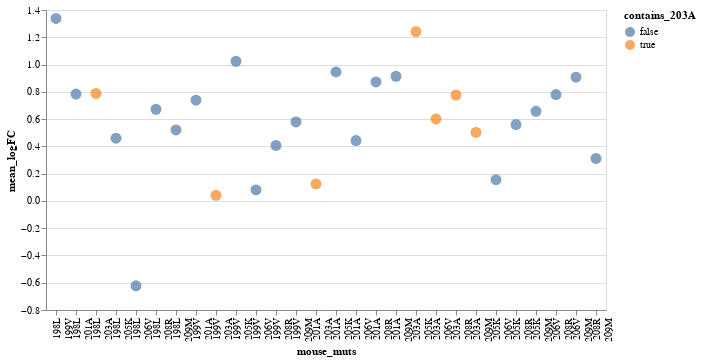

Notebook cell for this chart:
### Code cell
chart = alt.Chart(merged_df.query('count_mouse_muts == 2')).mark_circle(size=120).encode(
    x='mouse_muts',
    y='mean_logFC',
    color='contains_203A',
    tooltip=['prot_seq', 'mouse_muts', 'mean_logFC']
).interactive()

chart

### Figure 1 — Vega-Lite specification as saved in the notebook (floating-point values rounded to 4 significant figures)
{"config": {"view": {"continuousWidth": 300, "continuousHeight": 300}}, "data": {"name": "data-31c2bad4b8d64e304cd0ab152736b09c"}, "mark": {"type": "circle", "size": 120}, "encoding": {"color": {"field": "contains_203A", "type": "nominal"}, "tooltip": [{"field": "prot_seq", "type": "nominal"}, {"field": "mouse_muts", "type": "nominal"}, {"field": "mean_logFC", "type": "quantitative"}], "x": {"field": "mouse_muts", "type": "nominal"}, "y": {"field": "mean_logFC", "type": "quantitative"}}, "params": [{"name": "param_13", "select": {"type": "interval", "encodings": ["x", "y"]}, "bind": "scales"}], "$schema": "https://vega.github.io/schema/vega-lite/v5.16.3.json", "datasets": {"data-31c2bad4b8d64e304cd0ab152736b09c": [{"nc_seq": "ATCCTACAGGAGACTGCTAATGAGGTAGACAAGAGG", "count_2x_lib1": 411, "count_4xplus_lib1": 404, "FC_lib1": 0.983, "logFC_lib1": -0.01718, "count_2x_lib2": 318, "count_4xplus_lib2": 1077, "FC_lib2": 3.387, "logFC_lib2": 1.22, "mean_FC": 2.185, "mean_logFC": 0.6014, "prot_seq": "ILQETANEVDKR", "human_prot_seq": "ILQETLNELDKR", "resi_prot_seq": ["198I", "199L", "200Q", "201E", "202T", "203A", "204N", "205E", "206V", "207D", "208K", "209R"], "mouse_muts": ["203A", "206V"], "count_mouse_muts": 2, "contains_198L": false, "contains_199V": false, "contains_201A": false, "contains_203A": true, "contains_205K": false, "contains_206V": true, "contains_208R": false, "contains_209M": false, "std": 0.8747}, {"nc_seq": "ATCGTTCAGGAGACTCTGAATGAGCTTGACAAGATG", "count_2x_lib1": 809, "count_4xplus_lib1": 855, "FC_lib1": 1.057, "logFC_lib1": 0.0553, "count_2x_lib2": 516, "count_4xplus_lib2": 1554, "FC_lib2": 3.012, "logFC_lib2": 1.102, "mean_FC": 2.034, "mean_logFC": 0.5789, "prot_seq": "IVQETLNELDKM", "human_prot_seq": "ILQETLNELDKR", "resi_prot_seq": ["198I", "199V", "200Q", "201E", "202T", "203L", "204N", "205E", "206L", "207D", "208K", "209M"], "mouse_muts": ["199V", "209M"], "count_mouse_muts": 2, "contains_198L": false, "contains_199V": true, "contains_201A": false, "contains_203A": false, "contains_205K": false, "contains_206V": false, "contains_208R": false, "contains_209M": true, "std": 0.7405}, {"nc_seq": "CTACTACAGGCAACTCTGAATGAGCTTGACAAGAGG", "count_2x_lib1": 1057, "count_4xplus_lib1": 1794, "FC_lib1": 1.697, "logFC_lib1": 0.529, "count_2x_lib2": 674, "count_4xplus_lib2": 1903, "FC_lib2": 2.823, "logFC_lib2": 1.038, "mean_FC": 2.26, "mean_logFC": 0.7835, "prot_seq": "LLQATLNELDKR", "human_prot_seq": "ILQETLNELDKR", "resi_prot_seq": ["198L", "199L", "200Q", "201A", "202T", "203L", "204N", "205E", "206L", "207D", "208K", "209R"], "mouse_muts": ["198L", "201A"], "count_mouse_muts": 2, "contains_198L": true, "contains_199V": false, "contains_201A": true, "contains_203A": false, "contains_205K": false, "contains_206V": false, "contains_208R": false, "contains_209M": false, "std": 0.3599}, {"nc_seq": "ATCCTACAGGAGACTGCTAATGAGCTTGACAAGATG", "count_2x_lib1": 450, "count_4xplus_lib1": 467, "FC_lib1": 1.038, "logFC_lib1": 0.03708, "count_2x_lib2": 277, "count_4xplus_lib2": 729, "FC_lib2": 2.632, "logFC_lib2": 0.9677, "mean_FC": 1.835, "mean_logFC": 0.5024, "prot_seq": "ILQETANELDKM", "human_prot_seq": "ILQETLNELDKR", "resi_prot_seq": ["198I", "199L", "200Q", "201E", "202T", "203A", "204N", "205E", "206L", "207D", "208K", "209M"], "mouse_muts": ["203A", "209M"], "count_mouse_muts": 2, "contains_198L": false, "contains_199V": false, "contains_201A": false, "contains_203A": true, "contains_205K": false, "contains_206V": false, "contains_208R": false, "contains_209M": true, "std": 0.658}, {"nc_seq": "CTACTACAGGAGACTCTGAATGAGCTTGACAAGATG", "count_2x_lib1": 520, "count_4xplus_lib1": 958, "FC_lib1": 1.842, "logFC_lib1": 0.611, "count_2x_lib2": 516, "count_4xplus_lib2": 793, "FC_lib2": 1.537, "logFC_lib2": 0.4297, "mean_FC": 1.69, "mean_logFC": 0.5204, "prot_seq": "LLQETLNELDKM", "human_prot_seq": "ILQETLNELDKR", "resi_prot_seq": ["198L", "199L", "200Q", "201E", "202T", "203L", "204N", "205E", "206L", "207D", "208K", "209M"], "mouse_muts": ["198L", "209M"], "count_mouse_muts": 2, "contains_198L": true, "contains_199V": false, "contains_201A": false, "contains_203A": false, "contains_205K": false, "contains_206V": false, "contains_208R": false, "contains_209M": true, "std": 0.1282}, {"nc_seq": "ATCCTACAGGCAACTGCTAATGAGCTTGACAAGAGG", "count_2x_lib1": 704, "count_4xplus_lib1": 548, "FC_lib1": 0.7784, "logFC_lib1": -0.2505, "count_2x_lib2": 474, "count_4xplus_lib2": 782, "FC_lib2": 1.65, "logFC_lib2": 0.5006, "mean_FC": 1.214, "mean_logFC": 0.1251, "prot_seq": "ILQATANELDKR", "human_prot_seq": "ILQETLNELDKR", "resi_prot_seq": ["198I", "199L", "200Q", "201A", "202T", "203A", "204N", "205E", "206L", "207D", "208K", "209R"], "mouse_muts": ["201A", "203A"], "count_mouse_muts": 2, "contains_198L": false, "contains_199V": false, "contains_201A": true, "contains_203A": true, "contains_205K": false, "contains_206V": false, "contains_208R": false, "contains_209M": false, "std": 0.5311}, {"nc_seq": "CTAGTTCAGGAGACTCTGAATGAGCTTGACAAGAGG", "count_2x_lib1": 590, "count_4xplus_lib1": 1801, "FC_lib1": 3.053, "logFC_lib1": 1.116, "count_2x_lib2": 340, "count_4xplus_lib2": 1619, "FC_lib2": 4.762, "logFC_lib2": 1.561, "mean_FC": 3.907, "mean_logFC": 1.338, "prot_seq": "LVQETLNELDKR", "human_prot_seq": "ILQETLNELDKR", "resi_prot_seq": ["198L", "199V", "200Q", "201E", "202T", "203L", "204N", "205E", "206L", "207D", "208K", "209R"], "mouse_muts": ["198L", "199V"], "count_mouse_muts": 2, "contains_198L": true, "contains_199V": true, "contains_201A": false, "contains_203A": false, "contains_205K": false, "contains_206V": false, "contains_208R": false, "contains_209M": false, "std": 0.3144}, {"nc_seq": "ATCCTACAGGAGACTCTGAATGAGGTAGACAAGATG", "count_2x_lib1": 550, "count_4xplus_lib1": 642, "FC_lib1": 1.167, "logFC_lib1": 0.1547, "count_2x_lib2": 307, "count_4xplus_lib2": 1615, "FC_lib2": 5.261, "logFC_lib2": 1.66, "mean_FC": 3.214, "mean_logFC": 0.9075, "prot_seq": "ILQETLNEVDKM", "human_prot_seq": "ILQETLNELDKR", "resi_prot_seq": ["198I", "199L", "200Q", "201E", "202T", "203L", "204N", "205E", "206V", "207D", "208K", "209M"], "mouse_muts": ["206V", "209M"], "count_mouse_muts": 2, "contains_198L": false, "contains_199V": false, "contains_201A": false, "contains_203A": false, "contains_205K": false, "contains_206V": true, "contains_208R": false, "contains_209M": true, "std": 1.065}, {"nc_seq": "ATCGTTCAGGAGACTGCTAATGAGCTTGACAAGAGG", "count_2x_lib1": 798, "count_4xplus_lib1": 1020, "FC_lib1": 1.278, "logFC_lib1": 0.2454, "count_2x_lib2": 1342, "count_4xplus_lib2": 1140, "FC_lib2": 0.8495, "logFC_lib2": -0.1631, "mean_FC": 1.064, "mean_logFC": 0.04116, "prot_seq": "IVQETANELDKR", "human_prot_seq": "ILQETLNELDKR", "resi_prot_seq": ["198I", "199V", "200Q", "201E", "202T", "203A", "204N", "205E", "206L", "207D", "208K", "209R"], "mouse_muts": ["199V", "203A"], "count_mouse_muts": 2, "contains_198L": false, "contains_199V": true, "contains_201A": false, "contains_203A": true, "contains_205K": false, "contains_206V": false, "contains_208R": false, "contains_209M": false, "std": 0.2889}, {"nc_seq": "ATCGTTCAGGCAACTCTGAATGAGCTTGACAAGAGG", "count_2x_lib1": 689, "count_4xplus_lib1": 771, "FC_lib1": 1.119, "logFC_lib1": 0.1124, "count_2x_lib2": 273, "count_4xplus_lib2": 1069, "FC_lib2": 3.916, "logFC_lib2": 1.365, "mean_FC": 2.517, "mean_logFC": 0.7387, "prot_seq": "IVQATLNELDKR", "human_prot_seq": "ILQETLNELDKR", "resi_prot_seq": ["198I", "199V", "200Q", "201A", "202T", "203L", "204N", "205E", "206L", "207D", "208K", "209R"], "mouse_muts": ["199V", "201A"], "count_mouse_muts": 2, "contains_198L": false, "contains_199V": true, "contains_201A": true, "contains_203A": false, "contains_205K": false, "contains_206V": false, "contains_208R": false, "contains_209M": false, "std": 0.8857}, {"nc_seq": "ATCCTACAGGAGACTCTGAATAAGCTTGACAGAAGG", "count_2x_lib1": 489, "count_4xplus_lib1": 902, "FC_lib1": 1.845, "logFC_lib1": 0.6123, "count_2x_lib2": 260, "count_4xplus_lib2": 432, "FC_lib2": 1.662, "logFC_lib2": 0.5077, "mean_FC": 1.753, "mean_logFC": 0.56, "prot_seq": "ILQETLNKLDRR", "human_prot_seq": "ILQETLNELDKR", "resi_prot_seq": ["198I", "199L", "200Q", "201E", "202T", "203L", "204N", "205K", "206L", "207D", "208R", "209R"], "mouse_muts": ["205K", "208R"], "count_mouse_muts": 2, "contains_198L": false, "contains_199V": false, "contains_201A": false, "contains_203A": false, "contains_205K": true, "contains_206V": false, "contains_208R": true, "contains_209M": false, "std": 0.0739}, {"nc_seq": "ATCCTACAGGCAACTCTGAATAAGCTTGACAAGAGG", "count_2x_lib1": 372, "count_4xplus_lib1": 601, "FC_lib1": 1.616, "logFC_lib1": 0.4797, "count_2x_lib2": 216, "count_4xplus_lib2": 887, "FC_lib2": 4.106, "logFC_lib2": 1.413, "mean_FC": 2.861, "mean_logFC": 0.9461, "prot_seq": "ILQATLNKLDKR", "human_prot_seq": "ILQETLNELDKR", "resi_prot_seq": ["198I", "199L", "200Q", "201A", "202T", "203L", "204N", "205K", "206L", "207D", "208K", "209R"], "mouse_muts": ["201A", "205K"], "count_mouse_muts": 2, "contains_198L": false, "contains_199V": false, "contains_201A": true, "contains_203A": false, "contains_205K": true, "contains_206V": false, "contains_208R": false, "contains_209M": false, "std": 0.6596}, {"nc_seq": "ATCCTACAGGCAACTCTGAATGAGCTTGACAGAAGG", "count_2x_lib1": 814, "count_4xplus_lib1": 1574, "FC_lib1": 1.934, "logFC_lib1": 0.6594, "count_2x_lib2": 795, "count_4xplus_lib2": 2353, "FC_lib2": 2.96, "logFC_lib2": 1.085, "mean_FC": 2.447, "mean_logFC": 0.8723, "prot_seq": "ILQATLNELDRR", "human_prot_seq": "ILQETLNELDKR", "resi_prot_seq": ["198I", "199L", "200Q", "201A", "202T", "203L", "204N", "205E", "206L", "207D", "208R", "209R"], "mouse_muts": ["201A", "208R"], "count_mouse_muts": 2, "contains_198L": false, "contains_199V": false, "contains_201A": true, "contains_203A": false, "contains_205K": false, "contains_206V": false, "contains_208R": true, "contains_209M": false, "std": 0.301}, {"nc_seq": "CTACTACAGGAGACTGCTAATGAGCTTGACAAGAGG", "count_2x_lib1": 683, "count_4xplus_lib1": 1050, "FC_lib1": 1.537, "logFC_lib1": 0.4301, "count_2x_lib2": 878, "count_4xplus_lib2": 2761, "FC_lib2": 3.145, "logFC_lib2": 1.146, "mean_FC": 2.341, "mean_logFC": 0.7879, "prot_seq": "LLQETANELDKR", "human_prot_seq": "ILQETLNELDKR", "resi_prot_seq": ["198L", "199L", "200Q", "201E", "202T", "203A", "204N", "205E", "206L", "207D", "208K", "209R"], "mouse_muts": ["198L", "203A"], "count_mouse_muts": 2, "contains_198L": true, "contains_199V": false, "contains_201A": false, "contains_203A": true, "contains_205K": false, "contains_206V": false, "contains_208R": false, "contains_209M": false, "std": 0.506}, {"nc_seq": "ATCCTACAGGAGACTGCTAATGAGCTTGACAGAAGG", "count_2x_lib1": 463, "count_4xplus_lib1": 847, "FC_lib1": 1.829, "logFC_lib1": 0.604, "count_2x_lib2": 330, "count_4xplus_lib2": 852, "FC_lib2": 2.582, "logFC_lib2": 0.9485, "mean_FC": 2.206, "mean_logFC": 0.7762, "prot_seq": "ILQETANELDRR", "human_prot_seq": "ILQETLNELDKR", "resi_prot_seq": ["198I", "199L", "200Q", "201E", "202T", "203A", "204N", "205E", "206L", "207D", "208R", "209R"], "mouse_muts": ["203A", "208R"], "count_mouse_muts": 2, "contains_198L": false, "contains_199V": false, "contains_201A": false, "contains_203A": true, "contains_205K": false, "contains_206V": false, "contains_208R": true, "contains_209M": false, "std": 0.2436}, {"nc_seq": "ATCCTACAGGAGACTGCTAATAAGCTTGACAAGAGG", "count_2x_lib1": 461, "count_4xplus_lib1": 734, "FC_lib1": 1.592, "logFC_lib1": 0.4651, "count_2x_lib2": 304, "count_4xplus_lib2": 2290, "FC_lib2": 7.533, "logFC_lib2": 2.019, "mean_FC": 4.563, "mean_logFC": 1.242, "prot_seq": "ILQETANKLDKR", "human_prot_seq": "ILQETLNELDKR", "resi_prot_seq": ["198I", "199L", "200Q", "201E", "202T", "203A", "204N", "205K", "206L", "207D", "208K", "209R"], "mouse_muts": ["203A", "205K"], "count_mouse_muts": 2, "contains_198L": false, "contains_199V": false, "contains_201A": false, "contains_203A": true, "contains_205K": true, "contains_206V": false, "contains_208R": false, "contains_209M": false, "std": 1.099}, {"nc_seq": "ATCCTACAGGCAACTCTGAATGAGGTAGACAAGAGG", "count_2x_lib1": 632, "count_4xplus_lib1": 983, "FC_lib1": 1.555, "logFC_lib1": 0.4417, "count_2x_lib2": 499, "count_4xplus_lib2": 777, "FC_lib2": 1.557, "logFC_lib2": 0.4428, "mean_FC": 1.556, "mean_logFC": 0.4423, "prot_seq": "ILQATLNEVDKR", "human_prot_seq": "ILQETLNELDKR", "resi_prot_seq": ["198I", "199L", "200Q", "201A", "202T", "203L", "204N", "205E", "206V", "207D", "208K", "209R"], "mouse_muts": ["201A", "206V"], "count_mouse_muts": 2, "contains_198L": false, "contains_199V": false, "contains_201A": true, "contains_203A": false, "contains_205K": false, "contains_206V": true, "contains_208R": false, "contains_209M": false, "std": 0.0007881}, {"nc_seq": "ATCGTTCAGGAGACTCTGAATGAGCTTGACAGAAGG", "count_2x_lib1": 832, "count_4xplus_lib1": 1192, "FC_lib1": 1.433, "logFC_lib1": 0.3596, "count_2x_lib2": 512, "count_4xplus_lib2": 806, "FC_lib2": 1.574, "logFC_lib2": 0.4538, "mean_FC": 1.503, "mean_logFC": 0.4067, "prot_seq": "IVQETLNELDRR", "human_prot_seq": "ILQETLNELDKR", "resi_prot_seq": ["198I", "199V", "200Q", "201E", "202T", "203L", "204N", "205E", "206L", "207D", "208R", "209R"], "mouse_muts": ["199V", "208R"], "count_mouse_muts": 2, "contains_198L": false, "contains_199V": true, "contains_201A": false, "contains_203A": false, "contains_205K": false, "contains_206V": false, "contains_208R": true, "contains_209M": false, "std": 0.06661}, {"nc_seq": "ATCCTACAGGAGACTCTGAATAAGGTAGACAAGAGG", "count_2x_lib1": 329, "count_4xplus_lib1": 263, "FC_lib1": 0.7994, "logFC_lib1": -0.2239, "count_2x_lib2": 247, "count_4xplus_lib2": 422, "FC_lib2": 1.709, "logFC_lib2": 0.5356, "mean_FC": 1.254, "mean_logFC": 0.1559, "prot_seq": "ILQETLNKVDKR", "human_prot_seq": "ILQETLNELDKR", "resi_prot_seq": ["198I", "199L", "200Q", "201E", "202T", "203L", "204N", "205K", "206V", "207D", "208K", "209R"], "mouse_muts": ["205K", "206V"], "count_mouse_muts": 2, "contains_198L": false, "contains_199V": false, "contains_201A": false, "contains_203A": false, "contains_205K": true, "contains_206V": true, "contains_208R": false, "contains_209M": false, "std": 0.5371}, {"nc_seq": "CTACTACAGGAGACTCTGAATAAGCTTGACAAGAGG", "count_2x_lib1": 564, "count_4xplus_lib1": 593, "FC_lib1": 1.051, "logFC_lib1": 0.05014, "count_2x_lib2": 377, "count_4xplus_lib2": 899, "FC_lib2": 2.385, "logFC_lib2": 0.869, "mean_FC": 1.718, "mean_logFC": 0.4596, "prot_seq": "LLQETLNKLDKR", "human_prot_seq": "ILQETLNELDKR", "resi_prot_seq": ["198L", "199L", "200Q", "201E", "202T", "203L", "204N", "205K", "206L", "207D", "208K", "209R"], "mouse_muts": ["198L", "205K"], "count_mouse_muts": 2, "contains_198L": true, "contains_199V": false, "contains_201A": false, "contains_203A": false, "contains_205K": true, "contains_206V": false, "contains_208R": false, "contains_209M": false, "std": 0.579}, {"nc_seq": "ATCGTTCAGGAGACTCTGAATAAGCTTGACAAGAGG", "count_2x_lib1": 531, "count_4xplus_lib1": 1058, "FC_lib1": 1.992, "logFC_lib1": 0.6894, "count_2x_lib2": 283, "count_4xplus_lib2": 1101, "FC_lib2": 3.89, "logFC_lib2": 1.359, "mean_FC": 2.941, "mean_logFC": 1.024, "prot_seq": "IVQETLNKLDKR", "human_prot_seq": "ILQETLNELDKR", "resi_prot_seq": ["198I", "199V", "200Q", "201E", "202T", "203L", "204N", "205K", "206L", "207D", "208K", "209R"], "mouse_muts": ["199V", "205K"], "count_mouse_muts": 2, "contains_198L": false, "contains_199V": true, "contains_201A": false, "contains_203A": false, "contains_205K": true, "contains_206V": false, "contains_208R": false, "contains_209M": false, "std": 0.4732}, {"nc_seq": "ATCGTTCAGGAGACTCTGAATGAGGTAGACAAGAGG", "count_2x_lib1": 553, "count_4xplus_lib1": 446, "FC_lib1": 0.8065, "logFC_lib1": -0.215, "count_2x_lib2": 476, "count_4xplus_lib2": 694, "FC_lib2": 1.458, "logFC_lib2": 0.3771, "mean_FC": 1.132, "mean_logFC": 0.08101, "prot_seq": "IVQETLNEVDKR", "human_prot_seq": "ILQETLNELDKR", "resi_prot_seq": ["198I", "199V", "200Q", "201E", "202T", "203L", "204N", "205E", "206V", "207D", "208K", "209R"], "mouse_muts": ["199V", "206V"], "count_mouse_muts": 2, "contains_198L": false, "contains_199V": true, "contains_201A": false, "contains_203A": false, "contains_205K": false, "contains_206V": true, "contains_208R": false, "contains_209M": false, "std": 0.4187}, {"nc_seq": "ATCCTACAGGCAACTCTGAATGAGCTTGACAAGATG", "count_2x_lib1": 413, "count_4xplus_lib1": 1008, "FC_lib1": 2.441, "logFC_lib1": 0.8923, "count_2x_lib2": 262, "count_4xplus_lib2": 668, "FC_lib2": 2.55, "logFC_lib2": 0.9359, "mean_FC": 2.495, "mean_logFC": 0.9141, "prot_seq": "ILQATLNELDKM", "human_prot_seq": "ILQETLNELDKR", "resi_prot_seq": ["198I", "199L", "200Q", "201A", "202T", "203L", "204N", "205E", "206L", "207D", "208K", "209M"], "mouse_muts": ["201A", "209M"], "count_mouse_muts": 2, "contains_198L": false, "contains_199V": false, "contains_201A": true, "contains_203A": false, "contains_205K": false, "contains_206V": false, "contains_208R": false, "contains_209M": true, "std": 0.03088}, {"nc_seq": "ATCCTACAGGAGACTCTGAATGAGCTTGACAGAATG", "count_2x_lib1": 494, "count_4xplus_lib1": 582, "FC_lib1": 1.178, "logFC_lib1": 0.1639, "count_2x_lib2": 452, "count_4xplus_lib2": 715, "FC_lib2": 1.582, "logFC_lib2": 0.4586, "mean_FC": 1.38, "mean_logFC": 0.3113, "prot_seq": "ILQETLNELDRM", "human_prot_seq": "ILQETLNELDKR", "resi_prot_seq": ["198I", "199L", "200Q", "201E", "202T", "203L", "204N", "205E", "206L", "207D", "208R", "209M"], "mouse_muts": ["208R", "209M"], "count_mouse_muts": 2, "contains_198L": false, "contains_199V": false, "contains_201A": false, "contains_203A": false, "contains_205K": false, "contains_206V": false, "contains_208R": true, "contains_209M": true, "std": 0.2084}, {"nc_seq": "CTACTACAGGAGACTCTGAATGAGCTTGACAGAAGG", "count_2x_lib1": 658, "count_4xplus_lib1": 907, "FC_lib1": 1.378, "logFC_lib1": 0.3209, "count_2x_lib2": 449, "count_4xplus_lib2": 1248, "FC_lib2": 2.78, "logFC_lib2": 1.022, "mean_FC": 2.079, "mean_logFC": 0.6716, "prot_seq": "LLQETLNELDRR", "human_prot_seq": "ILQETLNELDKR", "resi_prot_seq": ["198L", "199L", "200Q", "201E", "202T", "203L", "204N", "205E", "206L", "207D", "208R", "209R"], "mouse_muts": ["198L", "208R"], "count_mouse_muts": 2, "contains_198L": true, "contains_199V": false, "contains_201A": false, "contains_203A": false, "contains_205K": false, "contains_206V": false, "contains_208R": true, "contains_209M": false, "std": 0.4959}, {"nc_seq": "CTACTACAGGAGACTCTGAATGAGGTAGACAAGAGG", "count_2x_lib1": 553, "count_4xplus_lib1": 393, "FC_lib1": 0.7107, "logFC_lib1": -0.3415, "count_2x_lib2": 4009, "count_4xplus_lib2": 1624, "FC_lib2": 0.4051, "logFC_lib2": -0.9036, "mean_FC": 0.5579, "mean_logFC": -0.6226, "prot_seq": "LLQETLNEVDKR", "human_prot_seq": "ILQETLNELDKR", "resi_prot_seq": ["198L", "199L", "200Q", "201E", "202T", "203L", "204N", "205E", "206V", "207D", "208K", "209R"], "mouse_muts": ["198L", "206V"], "count_mouse_muts": 2, "contains_198L": true, "contains_199V": false, "contains_201A": false, "contains_203A": false, "contains_205K": false, "contains_206V": true, "contains_208R": false, "contains_209M": false, "std": 0.3975}, {"nc_seq": "ATCCTACAGGAGACTCTGAATAAGCTTGACAAGATG", "count_2x_lib1": 170, "count_4xplus_lib1": 492, "FC_lib1": 2.894, "logFC_lib1": 1.063, "count_2x_lib2": 329, "count_4xplus_lib2": 423, "FC_lib2": 1.286, "logFC_lib2": 0.2513, "mean_FC": 2.09, "mean_logFC": 0.657, "prot_seq": "ILQETLNKLDKM", "human_prot_seq": "ILQETLNELDKR", "resi_prot_seq": ["198I", "199L", "200Q", "201E", "202T", "203L", "204N", "205K", "206L", "207D", "208K", "209M"], "mouse_muts": ["205K", "209M"], "count_mouse_muts": 2, "contains_198L": false, "contains_199V": false, "contains_201A": false, "contains_203A": false, "contains_205K": true, "contains_206V": false, "contains_208R": false, "contains_209M": true, "std": 0.5737}, {"nc_seq": "ATCCTACAGGAGACTCTGAATGAGGTAGACAGAAGG", "count_2x_lib1": 503, "count_4xplus_lib1": 722, "FC_lib1": 1.435, "logFC_lib1": 0.3614, "count_2x_lib2": 398, "count_4xplus_lib2": 1319, "FC_lib2": 3.314, "logFC_lib2": 1.198, "mean_FC": 2.375, "mean_logFC": 0.7798, "prot_seq": "ILQETLNEVDRR", "human_prot_seq": "ILQETLNELDKR", "resi_prot_seq": ["198I", "199L", "200Q", "201E", "202T", "203L", "204N", "205E", "206V", "207D", "208R", "209R"], "mouse_muts": ["206V", "208R"], "count_mouse_muts": 2, "contains_198L": false, "contains_199V": false, "contains_201A": false, "contains_203A": false, "contains_205K": false, "contains_206V": true, "contains_208R": true, "contains_209M": false, "std": 0.5917}]}}
